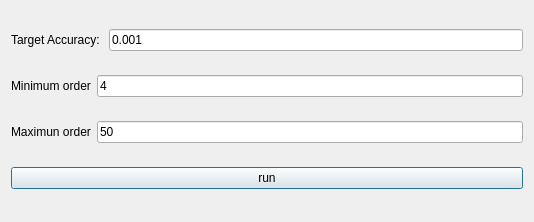
<?xml version="1.0" encoding="UTF-8"?>
<ui version="4.0">
 <class>StVectorFittingParameterSetting</class>
 <widget class="QDialog" name="StVectorFittingParameterSetting">
  <property name="geometry">
   <rect>
    <x>0</x>
    <y>0</y>
    <width>534</width>
    <height>222</height>
   </rect>
  </property>
  <property name="windowTitle">
   <string>Dialog</string>
  </property>
  <layout class="QVBoxLayout" name="verticalLayout_2">
   <item>
    <layout class="QVBoxLayout" name="verticalLayout">
     <item>
      <layout class="QHBoxLayout" name="horizontalLayout_4">
       <item>
        <widget class="QLabel" name="label">
         <property name="text">
          <string>Target Accuracy: </string>
         </property>
        </widget>
       </item>
       <item>
        <widget class="QLineEdit" name="lineEdit_rms">
         <property name="text">
          <string>0.001</string>
         </property>
        </widget>
       </item>
      </layout>
     </item>
    </layout>
   </item>
   <item>
    <layout class="QHBoxLayout" name="horizontalLayout">
     <item>
      <widget class="QLabel" name="label_2">
       <property name="text">
        <string>Minimum order</string>
       </property>
      </widget>
     </item>
     <item>
      <widget class="QLineEdit" name="lineEditMinOrder">
       <property name="text">
        <string>4</string>
       </property>
      </widget>
     </item>
    </layout>
   </item>
   <item>
    <layout class="QHBoxLayout" name="horizontalLayout_2">
     <item>
      <widget class="QLabel" name="label_3">
       <property name="text">
        <string>Maximun order</string>
       </property>
      </widget>
     </item>
     <item>
      <widget class="QLineEdit" name="lineEditMaxOrder">
       <property name="text">
        <string>50</string>
       </property>
      </widget>
     </item>
    </layout>
   </item>
   <item>
    <widget class="QPushButton" name="pushButton_run">
     <property name="text">
      <string>run</string>
     </property>
    </widget>
   </item>
  </layout>
 </widget>
 <resources/>
 <connections/>
</ui>
